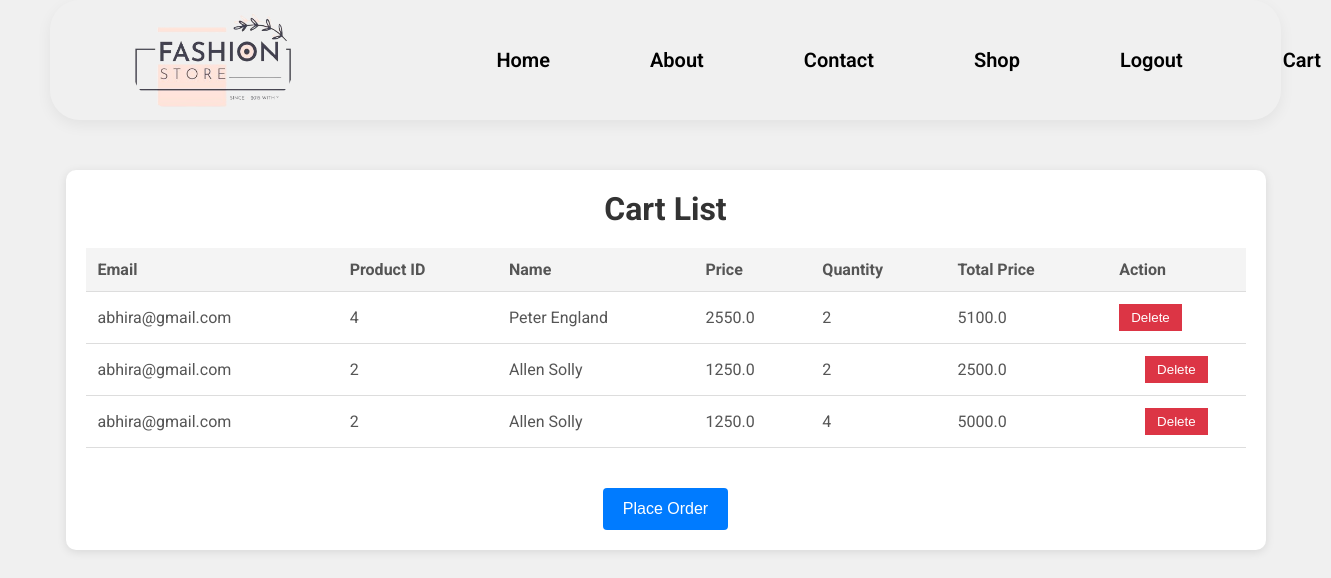
/cartList/ (signed in), run on the app's committed database.
### fashionapp/models.py (models this page shows)
class CartModel(models.Model):
    cid = models.ForeignKey(Clothe, on_delete=models.CASCADE, null=True, blank=True)
    emailId = models.ForeignKey(Customer, on_delete=models.CASCADE)
    quantity = models.IntegerField()
    totalPrice = models.FloatField(default=0.0)

class Customer(models.Model):
    name=models.CharField(max_length=50)
    emailId=models.EmailField(primary_key=True)
    password=models.CharField(max_length=30)
    address=models.CharField(max_length=100)
    contactNo=models.IntegerField()

class Clothe(models.Model):
    id = models.AutoField(primary_key=True)
    name=models.CharField(max_length=50)
    category=models.CharField(max_length=10)
    size=models.CharField(max_length=10)
    material=models.CharField(max_length=10)
    price=models.FloatField(default=0.0)
    description=models.CharField(max_length=80)
    Clothe_image=models.ImageField(null=True,blank=True,upload_to="image/")

### fashionapp/views.py (the view)
# urls.py: path('cartList/',views.showCart,name='cartList'),
def showCart(request):
        email = request.session['username']
        data = CartModel.objects.filter(emailId=email)  # Ensure proper filtering
        return render(request, 'fashionapp/cartlist.html', {'cart': data})

### templates/fashionapp/cartlist.html (shortened to what this page needs)
<!DOCTYPE html>
<html lang="en">
<head>
    {% load static %}
    <link href="{% static 'css/style.css' %}" rel="stylesheet">
    <link rel="stylesheet" href="https://cdnjs.cloudflare.com/ajax/libs/font-awesome/6.5.2/css/all.min.css"
 />
</head>
<body>
    {% include 'fashionapp/headernew.html'%}
    <div class="container">
        <h1>Cart List</h1>
        <form action="{% url 'placeorder' %}">
            <table>
                <thead>
                    <tr>
                        <th>Email</th>
                        <th>Product ID</th>
                        <th>Name</th>
                        <th>Price</th>
                        <th>Quantity</th>
                        <th>Total Price</th>
                        <th>Action</th>
                    </tr>
                </thead>
                <tbody>
                    {% for item in cart %}
                    <tr>
                        <td>{{ item.emailId.emailId }}</td>
                        <td>{{ item.cid.id }}</td>
                        <td>{{ item.cid.name }}</td>
                        <td>{{ item.cid.price }}</td>
                        <td>{{ item.quantity }}</td>
                        <td>{{ item.totalPrice }}</td>
                        <td>
                            <form method="post" action="{% url 'delete' item.id %}">
                                <button type="submit" class="delete-btn">Delete</button>
                            </form>
                        </td>
                    </tr>
                    {% endfor %}
                </tbody>
            </table>
            <input type="submit" value="Place Order">
        </form>
    </div>
</body>
</html>

### fashionapp/static/css/style.css (style rules this page uses)
* { margin: 0; padding: 0; box-sizing: border-box; }
body { width: 100%; overflow-x: hidden; }

### templates/fashionapp/cartlist.html (style rules this page uses)
body { font-family: 'Roboto', Arial, sans-serif; background-color: #f0f0f0; margin: 0; padding: 0; }
.container { max-width: 1200px; margin: 50px auto; padding: 20px; background-color: #fff; box-shadow: 0 2px 10px rgba(0, 0, 0, 0.1); border-radius: 10px; }
h1 { text-align: center; color: #333; }
table { width: 100%; border-collapse: collapse; margin: 20px 0; }
th, td { padding: 12px; text-align: left; border-bottom: 1px solid #ddd; }
th { background-color: #f4f4f4; color: #555; }
td { color: #555; }
form { text-align: center; }
input[type="submit"] { background-color: #007bff; color: white; padding: 12px 20px; border: none; border-radius: 4px; cursor: pointer; font-size: 16px; margin-top: 20px; }
.delete-btn { background-color: #dc3545; color: white; border: none; padding: 6px 12px; text-decoration: none; cursor: pointer; }

### data on the page
CartModel: emailId.emailId "abhira@gmail.com", cid.id "4", cid.name "Peter England", cid.price "2550.0", quantity "2", totalPrice "5100.0"
CartModel: emailId.emailId "abhira@gmail.com", cid.id "2", cid.name "Allen Solly", cid.price "1250.0", quantity "2", totalPrice "2500.0"
CartModel: emailId.emailId "abhira@gmail.com", cid.id "2", cid.name "Allen Solly", cid.price "1250.0", quantity "4", totalPrice "5000.0"
